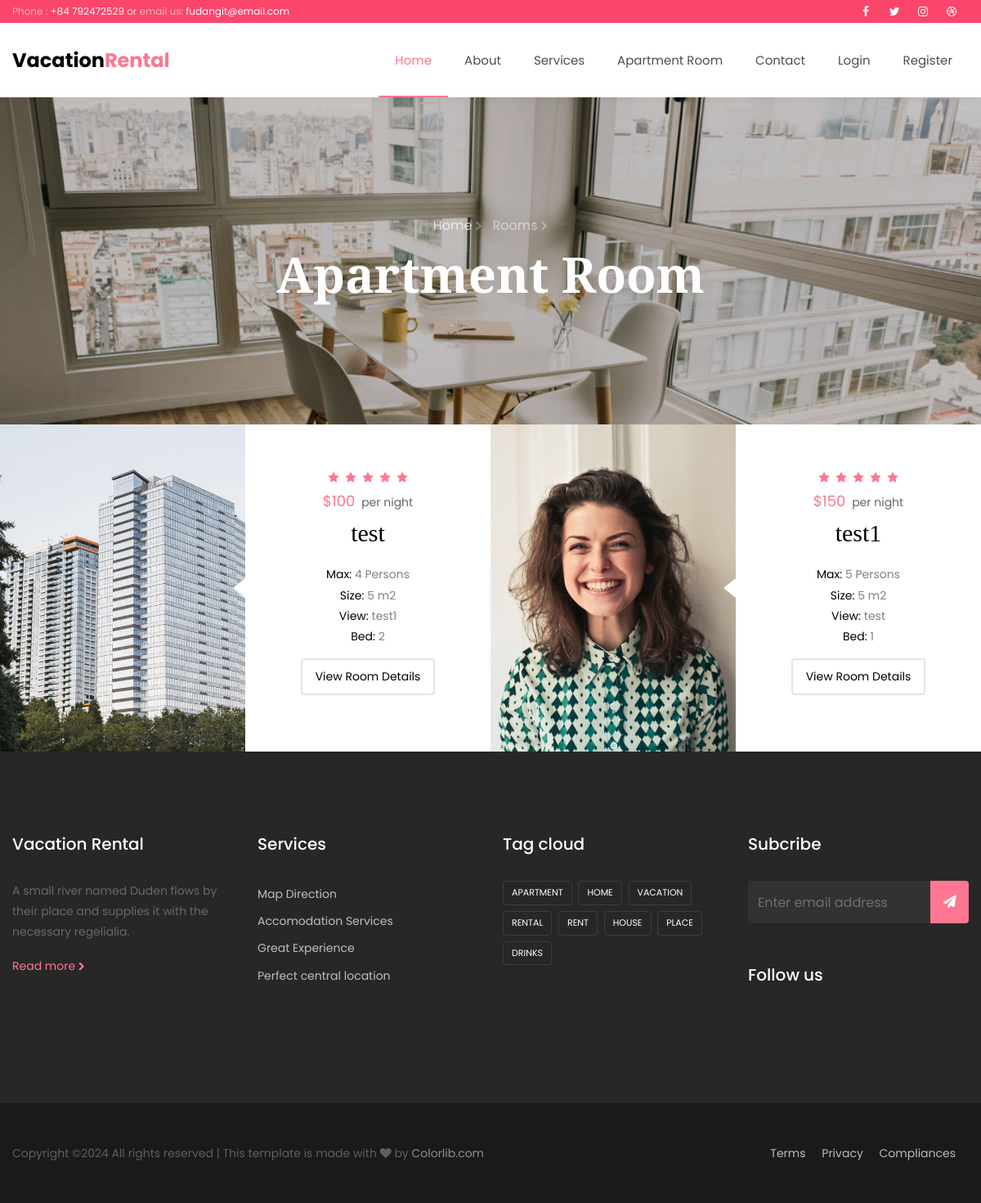
Page /rooms.php?id=1 on the earlier database version.
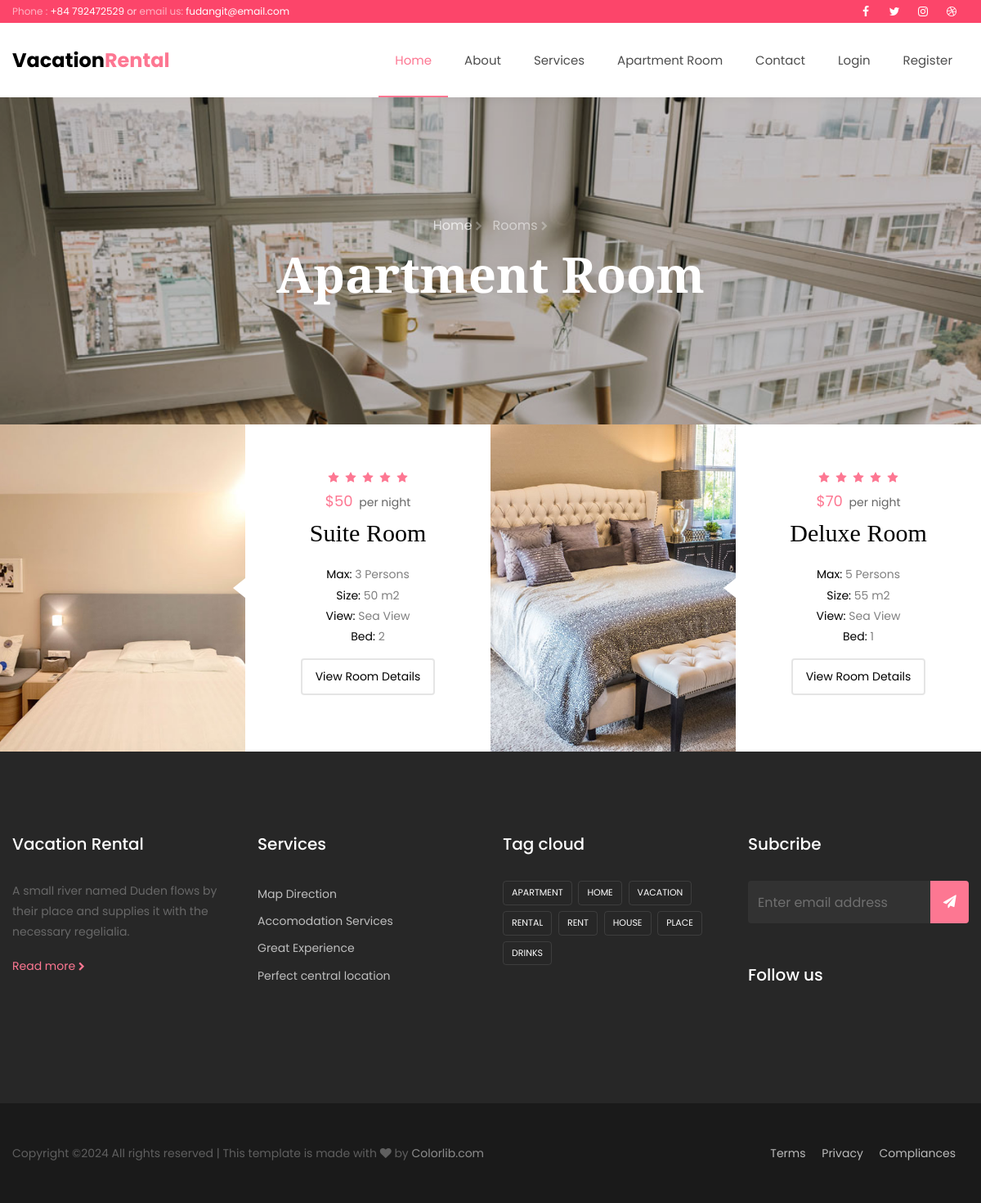
Same page on the later database version.
### tables this page shows
CREATE TABLE `rooms` (
  `id` int(5) NOT NULL,
  `name` varchar(200) NOT NULL,
  `image` varchar(200) NOT NULL,
  `price` int(10) NOT NULL,
  `num_person` int(5) NOT NULL,
  `size` int(5) NOT NULL,
  `view` varchar(200) NOT NULL,
  `num_beds` int(5) NOT NULL,
  `hotel_id` int(5) NOT NULL,
  `hotel_name` varchar(200) NOT NULL,
  `status` int(5) NOT NULL DEFAULT 1,
  `created_at` timestamp NOT NULL DEFAULT current_timestamp()
);

### rooms.php (the view)
<?php require "includes/header.php"; ?>
<?php require "config/config.php"; ?>
<?php
	if(isset($_GET['id'])){
		$id = $_GET['id'];
		$getRoom = $conn->query("SELECT * FROM rooms WHERE hotel_id = '$id'");
		$getRoom ->execute();
		$getALLRoom = $getRoom -> fetchAll(PDO::FETCH_OBJ);
	}
?>
    <section class="hero-wrap hero-wrap-2" style="background-image: url('images/image_2.jpg');" data-stellar-background-ratio="0.5">
      <div class="overlay"></div>
      <div class="container">
        <div class="row no-gutters slider-text align-items-center justify-content-center">
          <div class="col-md-9 ftco-animate text-center">
          	<p class="breadcrumbs mb-2"><span class="mr-2"><a href="index.html">Home <i class="fa fa-chevron-right"></i></a></span> <span>Rooms <i class="fa fa-chevron-right"></i></span></p>
            <h1 class="mb-0 bread">Apartment Room</h1>
          </div>
        </div>
      </div>
    </section>
    <section class="ftco-section bg-light ftco-no-pt ftco-no-pb">
			<div class="container-fluid px-md-0">
				<div class="row no-gutters">
				<?php foreach($getALLRoom as $room): ?>
    			<div class="col-lg-6">
    				<div class="room-wrap d-md-flex">
    					<a href="#" class="img" style="background-image: url(images/<?php echo $room->image; ?>);"></a>
    					<div class="half left-arrow d-flex align-items-center">
    						<div class="text p-4 p-xl-5 text-center">
    							<p class="star mb-0"><span class="fa fa-star"></span><span class="fa fa-star"></span><span class="fa fa-star"></span><span class="fa fa-star"></span><span class="fa fa-star"></span></p>
    							<p class="mb-0"><span class="price mr-1">$<?php echo $room->price; ?></span> <span class="per">per night</span></p>
	    						<h3 class="mb-3"><a href="rooms/room-single.php?id=<?php echo $room->id; ?>"><?php echo $room->name; ?></a></h3>
	    						<ul class="list-accomodation">
	    							<li><span>Max:</span> <?php echo $room->num_person; ?> Persons</li>
	    							<li><span>Size:</span> <?php echo $room->size; ?> m2</li>
	    							<li><span>View:</span> <?php echo $room->view; ?></li>
	    							<li><span>Bed:</span> <?php echo $room->num_beds; ?></li>
	    						</ul>
	    						<p class="pt-1"><a href="rooms/room-single.php?id=<?php echo $room->id; ?>" class="btn-custom px-3 py-2">View Room Details <span class="icon-long-arrow-right"></span></a></p>
    						</div>
    					</div>
    				</div>
    			</div>
				<?php endforeach; ?>
    		</div>
			</div>
		</section>
<?php require "includes/footer.php"; ?>

Differences in the rows shown:
removed rooms: image (picture), price "100", name "test", num_person "4", size "5", view "test1", num_beds "2"
no longer on this page (row edited): rooms: image (picture), price "150", name "test1", num_person "5", size "5", view "test", num_beds "1"
added rooms: image (picture), price "50", name "Suite Room", num_person "3", size "50", view "Sea View", num_beds "2"
added rooms: image (picture), price "70", name "Deluxe Room", num_person "5", size "55", view "Sea View", num_beds "1"
